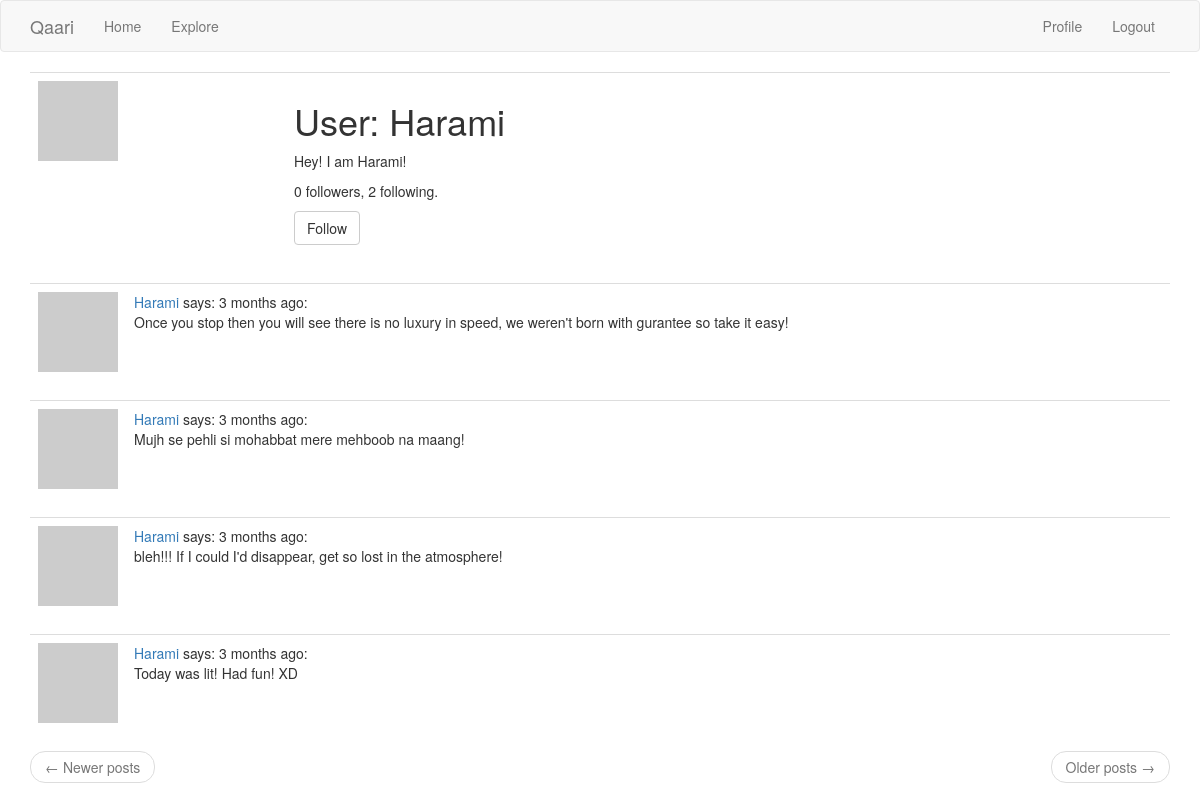
Page /user/Harami (signed in) on the committed database.
### app/models.py (models this page shows, shortened)
class User(UserMixin, db.Model):
    id = db.Column(db.Integer, primary_key=True)
    username = db.Column(db.String(64), index=True, unique=True)
    email = db.Column(db.String(120), index=True, unique=True)
    password_hash = db.Column(db.String(128))
    about_me = db.Column(db.String(140))
    last_seem = db.Column(db.DateTime, default=datetime.utcnow)
    posts = db.relationship('Post', backref='author', lazy='dynamic')
    followed = db.relationship(
        'User', secondary=followers,
        primaryjoin=(followers.c.follower_id == id),
        secondaryjoin=(followers.c.followed_id == id),
        backref=db.backref('followers', lazy='dynamic'), lazy='dynamic')
    def is_following(self, user):
        return self.followed.filter(
            followers.c.followed_id == user.id).count() > 0
    def avatar(self, size):
        digest = md5(self.email.lower().encode('utf-8')).hexdigest()
        return 'https://www.gravatar.com/avatar/{}?d=identicon&s={}'.format(
            digest, size)

class Post(db.Model):
    id = db.Column(db.Integer, primary_key=True)
    body = db.Column(db.String(140))
    timestamp = db.Column(db.DateTime, index=True, default=datetime.utcnow)
    user_id = db.Column(db.Integer, db.ForeignKey('user.id'))

### app/routes.py (the view)
@app.route('/user/<username>')
@login_required
def user(username):
    user = User.query.filter_by(username=username).first_or_404()
    page = request.args.get('page', 1, type=int)
    posts = user.posts.order_by(Post.timestamp.desc()).paginate(
        page, app.config['POSTS_PER_PAGE'], False)
    next_url = url_for('user', username=username, page=posts.next_num)\
        if posts.has_next else None
    prev_url = url_for('user', username=user.username, page=posts.prev_num)\
        if posts.has_prev else None
    form = EmptyForm()
    return render_template('user.html', user=user, posts=posts.items,
                           next_url=next_url, prev_url=prev_url, form=form)

### app/forms.py
class EmptyForm(FlaskForm):
    submit = SubmitField('Submit')

### app/models.py (called while the page is built)
@login.user_loader
def load_user(id):
    return User.query.get(int(id))

### app/routes.py (called while the page is built)
@app.before_request
def before_request():
    if current_user.is_authenticated:
        current_user.last_seem = datetime.utcnow()
        db.session.commit()

### app/templates/user.html (shortened to what this page needs)
{% extends "base.html" %}
{% block app_content %}
    <table class="table table-hover">
        <tr>
            <td width="256px"><img src="{{ user.avatar(256) }}"></td>
            <td>
                <h1>User: {{ user.username }}</h1>
                {% if user.about_me %}<p>{{ user.about_me }}</p>{% endif %}
                <p>{{ user.followers.count() }} followers, {{ user.followed.count() }} following.</p>
                {% if user == current_user %}
                <p><a href="{{ url_for('edit_profile') }}">Edit your profile</a></p>
                {% elif not current_user.is_following(user) %}
                <p>
                    <form action="{{ url_for('follow', username=user.username) }}" method="post">
                        {{ form.submit(value='Follow', class_='btn btn-default') }}
                    </form>
                </p>
                {% endif %}
            </td>
        </tr>
    </table>
    {% for post in posts %}
        {% include '_post.html' %}
    {% endfor %}
    <nav aria-label="...">
        <ul class="pager">
            <li class="previous{% if not prev_url %} disabled{% endif %}">
                <a href="{{ prev_url or '#' }}">
                    <span aria-hidden="true">&larr;</span> Newer posts
                </a>
            </li>
            <li class="next{% if not next_url %} disabled{% endif %}">
                <a href="{{ next_url or '#' }}">
                    Older posts <span aria-hidden="true">&rarr;</span>
                </a>
            </li>
        </ul>
    </nav>
{% endblock %}

### app/templates/_post.html
    <table class="table table-hover">
        <tr>
            <td width="70px">
                <a href="{{ url_for('user', username=post.author.username) }}">
                    <img src="{{ post.author.avatar(70) }}" />
                </a>
            </td>
            <td>
                <a href="{{ url_for('user', username=post.author.username) }}">
                    {{ post.author.username }}
                </a>
                says: {{ moment(post.timestamp).fromNow() }}:
                <br>
                {{ post.body }}
            </td>
        </tr>
    </table>

### rows in the picture
User: username "Harami", about_me "Hey! I am Harami!"
Post: author.username "Harami", timestamp "3 months ago", body "Once you stop then you will see there is no luxury in speed, we weren't born with gurantee so take it easy!"
Post: author.username "Harami", timestamp "3 months ago", body "Mujh se pehli si mohabbat mere mehboob na maang!"
Post: author.username "Harami", timestamp "3 months ago", body "bleh!!! If I could I'd disappear, get so lost in the atmosphere!"
Post: author.username "Harami", timestamp "3 months ago", body "Today was lit! Had fun! XD"

### other values in the picture
{{ user.followers.count() }} "0"
{{ user.followed.count() }} "2"
